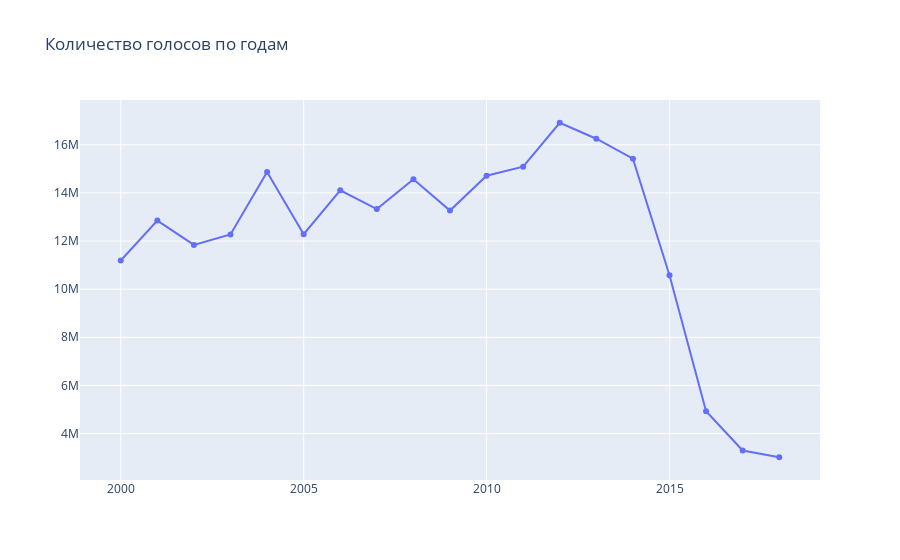

Notebook source saved alongside this figure:
### Code cell
years_df = df_work.groupby('year')[['votes']].sum()

years_df.columns = ['votes']

trace0 = go.Scatter(
    x = years_df.index,
    y = years_df['votes'],
)

data = [trace0]
layuot = {'title': 'Количество голосов по годам'}

fig = go.Figure(data = data, layout = layuot)
iplot(fig, show_link = False)
#Как мы можем видеть кол-во голосов с годами уменьшается, соответственно на премию оскар влияет еще что-то другое

### Figure 1 — Plotly figure (JSON) as saved in the notebook; plotly's stock layout.template omitted (floating-point values rounded to 4 significant figures)
{"data": [{"type": "scatter", "x": [2000, 2001, 2002, 2003, 2004, 2005, 2006, 2007, 2008, 2009, 2010, 2011, 2012, 2013, 2014, 2015, 2016, 2017, 2018], "y": [11191387, 12850431, 11838563, 12274687, 14872758, 12281775, 14105191, 13326255, 14567527, 13265252, 14715887, 15088418, 16914231, 16249722, 15419679, 10578161, 4924785, 3293562, 3015323]}], "layout": {"title": {"text": "Количество голосов по годам"}}}
